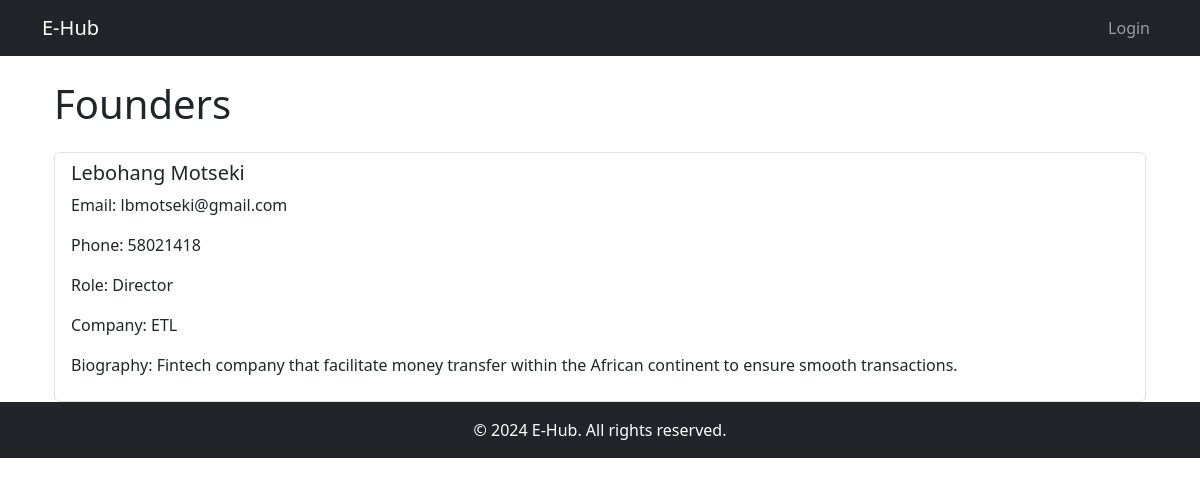
Page /founders/ on the committed database.
### myapp/models.py (models this page shows, shortened)
class Founder(models.Model):
    user = models.OneToOneField(settings.AUTH_USER_MODEL, on_delete=models.CASCADE, related_name="founder")
    first_name = models.CharField(max_length=100)
    last_name = models.CharField(max_length=100)
    email = models.EmailField(unique=True)
    phone_number = models.CharField(max_length=15, null=True, blank=True)
    role = models.CharField(max_length=100, null=True, blank=True)
    biography = models.TextField(null=True, blank=True)
    company = models.CharField(max_length=200, null=True, blank=True)
    date_joined = models.DateTimeField(auto_now_add=True)

### myapp/views.py (the view)
# urls.py: path('founders/', views.founder_list, name='founder_list'),
def founder_list(request):
    founders = Founder.objects.all()  # Get all founders from the database
    if request.headers.get('X-Requested-With') == 'XMLHttpRequest':
        return render(request, 'dashboard//founder_list_partial.html', {'founders': founders})
    return render(request, 'dashboard//founder_list.html', {'founders': founders})

### myapp/templates/dashboard/founder_list.html
{% extends "base_generic.html" %}
{% block content %}
<div class="container">
    <h1 class="my-4">Founders</h1>
    <div class="list-group">
        {% for founder in founders %}
            <div class="list-group-item">
                <div>
                    <h5>{{ founder.first_name }} {{ founder.last_name }}</h5>
                    <p>Email: {{ founder.email }}</p>
                    <p>Phone: {{ founder.phone_number }}</p>
                    <p>Role: {{ founder.role }}</p>
                    <p>Company: {{ founder.company }}</p>
                    <p>Biography: {{ founder.biography }}</p>
                </div>
            </div>
        {% empty %}
            <p>No founders found.</p>
        {% endfor %}
    </div>
</div>
{% endblock %}

### rows in the picture
Founder: first_name "Lebohang", last_name "Motseki", email "lbmotseki@gmail.com", phone_number "58021418", role "Director", company "ETL", biography "Fintech company that facilitate money transfer within the African continent to ensure smooth transactions."
